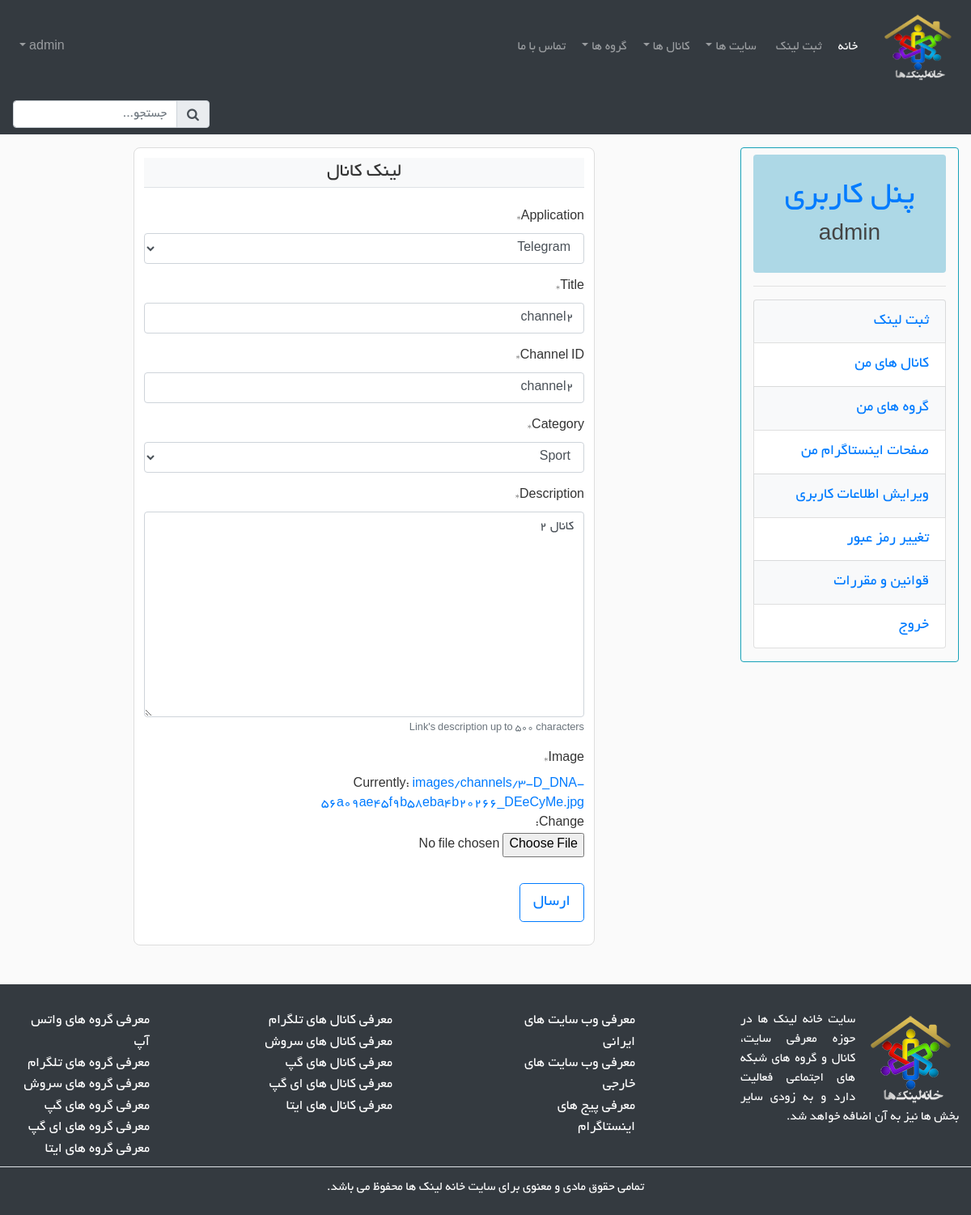
/channels/telegram-channel2/update/ (signed in), run on the app's committed database.
### links/models.py (models this page shows, shortened)
class Link(models.Model):
    STATUS_CHOICES = (
        ('draft', _('Draft')),
        ('published', _('Published')),
    )
    author = models.ForeignKey(settings.AUTH_USER_MODEL,
        on_delete=models.CASCADE)
    title = models.CharField(max_length=60, verbose_name=_('Title'))
    slug = models.SlugField(max_length=60, blank=True)
    url = models.URLField(verbose_name=_('URL'))
    category = models.ForeignKey(Category, on_delete=models.SET_NULL, null=True,
        verbose_name=_('Category'))
    description = models.TextField(max_length=500,
        verbose_name=_('Description'),
        help_text=_("Link's description up to 500 characters"))
    image = models.ImageField(upload_to=image_upload_path,
        verbose_name=_('Image'))
    tags = TaggableManager()
    created = models.DateTimeField(default=timezone.localtime)
    updated = models.DateTimeField(auto_now=True)
    status = models.CharField(max_length=10, choices=STATUS_CHOICES,
        default='draft')
    parent = models.ForeignKey("self", null=True, blank=True,
		on_delete=models.CASCADE)
    objects = LinkManager()
    published = PublishedManager()
    class Meta:
        abstract = True

class Channel(Link):
    url_reverse = 'links:channel-detail'
    APPLICATION_CHOICES = (
        ('telegram', _('Telegram')),
        ('soroush', _('Soroush')),
        ('gap', _('Gap')),
        ('igap', _('IGap')),
        ('eitaa', _('Eitaa')),
    )
    application = models.CharField(max_length=8, choices=APPLICATION_CHOICES,
        verbose_name=_('Application'))
    channel_id = models.CharField(max_length=32, verbose_name=_('Channel ID'))
    class Meta:
        ordering = ('-created',)

class Category(models.Model):
    title = models.CharField(max_length=60, unique=True)
    def __str__(self):
        return self.title
    class Meta:
        verbose_name_plural = _('Categories')

### links/views.py (the view)
# urls.py: path('channels/<slug:slug>/update/', views.ChannelUpdateView.as_view(),
class ChannelUpdateView(LoginRequiredMixin, OwnerMixin, UpdateMixIn):
    model = Channel
    fields = (
        'application',
        'title',
        'channel_id',
        'category',
        'description',
        'image'
    )
    success_message = update_message

### links/mixins.py (called while the page is built)
    def test_func(self):
        self.object = self.get_object()
        return (self.request.user == self.object.author)

### links/models.py (called while the page is built)
	def all(self):
		return super().filter(parent=None)

### links/templates/links/channel_form.html (shortened to what this page needs)
{% extends "base_dashboard.html" %}
{% load crispy_forms_tags %}
{% block content %}
<section class="col-xl-9 col-md-8">
    <div class="row mt-3">
        <div class="offset-lg-2 col-lg-8 col-12">
            <div class="content-section">
                <form method="post" enctype="multipart/form-data">
                    <fieldset class="form-group">
                        <legend class="border-bottom mb-4 text-center bg-light">لینک کانال</legend>
                        {{ form|crispy }}
                    </fieldset>
                    <div class="form-group">
                        <button class="btn btn-lg btn-outline-primary" type="submit">ارسال</button>
                    </div>
                </form>
            </div>
        </div>
    </div>
</section>
{% endblock %}

### templates/navbar.html (shortened to what this page needs)
{% load static %}
<nav class="navbar navbar-dark bg-dark navbar-expand-md">
    <a href="{% url 'links:index' %}"><img class="navbar-brand top-logo" src="{% static "img/logo.png" %}" alt="Homelinks logo"></a>
    <div class="collapse navbar-collapse" id="mainNavbar">
        <ul class="navbar-nav mr-auto">
            <li class="nav-item active mr-1">
                <a class="nav-link" href="{% url 'links:index' %}">خانه</a>
            </li>
            <li class="nav-item mr-2">
                <a class="nav-link" href="{% url 'dashboard:add_link' %}">ثبت لینک</a>
            </li>
            <li class="nav-item dropdown mr-1">
                <a class="nav-link dropdown-toggle">سایت ها</a>
            </li>
            <li class="nav-item dropdown mr-1">
                <a class="nav-link dropdown-toggle">کانال ها</a>
            </li>
            <li class="nav-item dropdown mr-1">
                <a class="nav-link dropdown-toggle">گروه ها</a>
            </li>
            <li class="nav-item">
                <a class="nav-link" href="% url 'contact:contact-us' %">تماس با ما</a>
            </li>
        </ul>
        <ul class="navbar-nav">
            {% if user.is_authenticated %}
                <li class="nav-item dropdown">
                    <a class="nav-link dropdown-toggle">{% if user.first_name and user.last_name %}{{ user.first_name }} {{ user.last_name }}{% else %}{{ user.username}}{% endif %}</a>
                </li>
            {% else %}
                <li class="nav-item"><a class="nav-link white" href="% url 'users:login' %">ورود</a></li>
                <li class="nav-item"><a class="nav-link white" href="% url 'users:register' %">ثبت نام</a></li>
            {% endif %}
        </ul>
    </div>
</nav>
<nav class="navbar navbar-dark bg-dark">
    <div class="col-12 m-0 p-0">
        <form class="form-inline float-right" action="% url 'links:search' %">
            <div class="input-group form-1 pl-0">
              <div class="input-group-prepend">
                  <button type="submit" class="input-group-text cyan lighten-2 cursor-pointer"><i class="fa fa-search" aria-hidden="true"></i></button>
              </div>
              <input name="q" class="form-control my-0 py-1" type="text" placeholder="جستجو..." aria-label="Search">
            </div>
        </form>
    </div>
</nav>

### templates/right_side_dashboard.html
{% load static %}
<aside class="col-xl-3 col-md-4">
  <div class="row ml-auto mr-auto mt-3">
      <div class="col-12 border border-info rounded">
          <div class="mt-2 mb-2 rounded p-1 lightblue">
              <h1 class="mt-4 text-center display-5"><a href="{% url 'dashboard:index' %}">پنل کاربری</a></h1>
              <h3 class="mb-4 text-center">{% if user.first_name and user.last_name %}{{ user.first_name }} {{ user.last_name }}{% else %}{{ user.username }}{% endif %}</h3>
          </div>
          <hr>
          <div class="row mt-3">
              <div class="col-12">
                  <ul class="list-unstyled mb-3 rem1-2">
                      <li class="list-group-item light-even">
                          <a href="{% url 'dashboard:add_link' %}">ثبت لینک</a>
                      </li>
                      <li class="list-group-item light-even">
                          <a href="{% url 'dashboard:users_channels' %}">کانال های من</a>
                      </li>
                      <li class="list-group-item light-even">
                          <a href="{% url 'dashboard:users_groups' %}">گروه های من</a>
                      </li>
                      <li class="list-group-item light-even">
                          <a href="{% url 'dashboard:users_instagrams' %}">صفحات اینستاگرام من</a>
                      </li>
                      <li class="list-group-item light-even">
                          <a href="% url 'users:update' %">ویرایش اطلاعات کاربری</a>
                      </li>
                      <li class="list-group-item light-even">
                          <a href="% url 'users:password_change' %">تغییر رمز عبور</a>
                      </li>
                      <li class="list-group-item light-even">
                          <a href="{% url 'dashboard:rules' %}">قوانین و مقررات</a>
                      </li>
                      <li class="list-group-item light-even">
                          <a href="% url 'users:logout' %">خروج</a>
                      </li>
                  </ul>
              </div>
          </div>
      </div>
  </div>
</aside>

### assets/css/style.css (style rules this page uses)
body { direction: rtl; font-family:BYekan, Tahoma, Geneva, sans-serif; background: #fafafa; color: #333333; }
a { text-decoration: none !important; }
h1, h2, h3, h4, h5, h6 { color: #444444; }
ul { margin: 0; }
.content-section { background: #fff; padding: 12px; border: 1px solid #dddddd; border-radius: 8px; }
.lightblue { background-color: lightblue; }
li.light-even:nth-of-type(2n + 1) { background: #f8f9fa !important; }
.cursor-pointer { cursor: pointer; }
.top-logo { width: 100px; height: 100px; }
.rem1-2 { font-size: 1.2rem; }

### data on the page
Channel: application "Telegram", title "channel2", channel_id "channel2", category "Sport", description "کانال ۲"

### other printed values
{{ user.username }} "admin"
